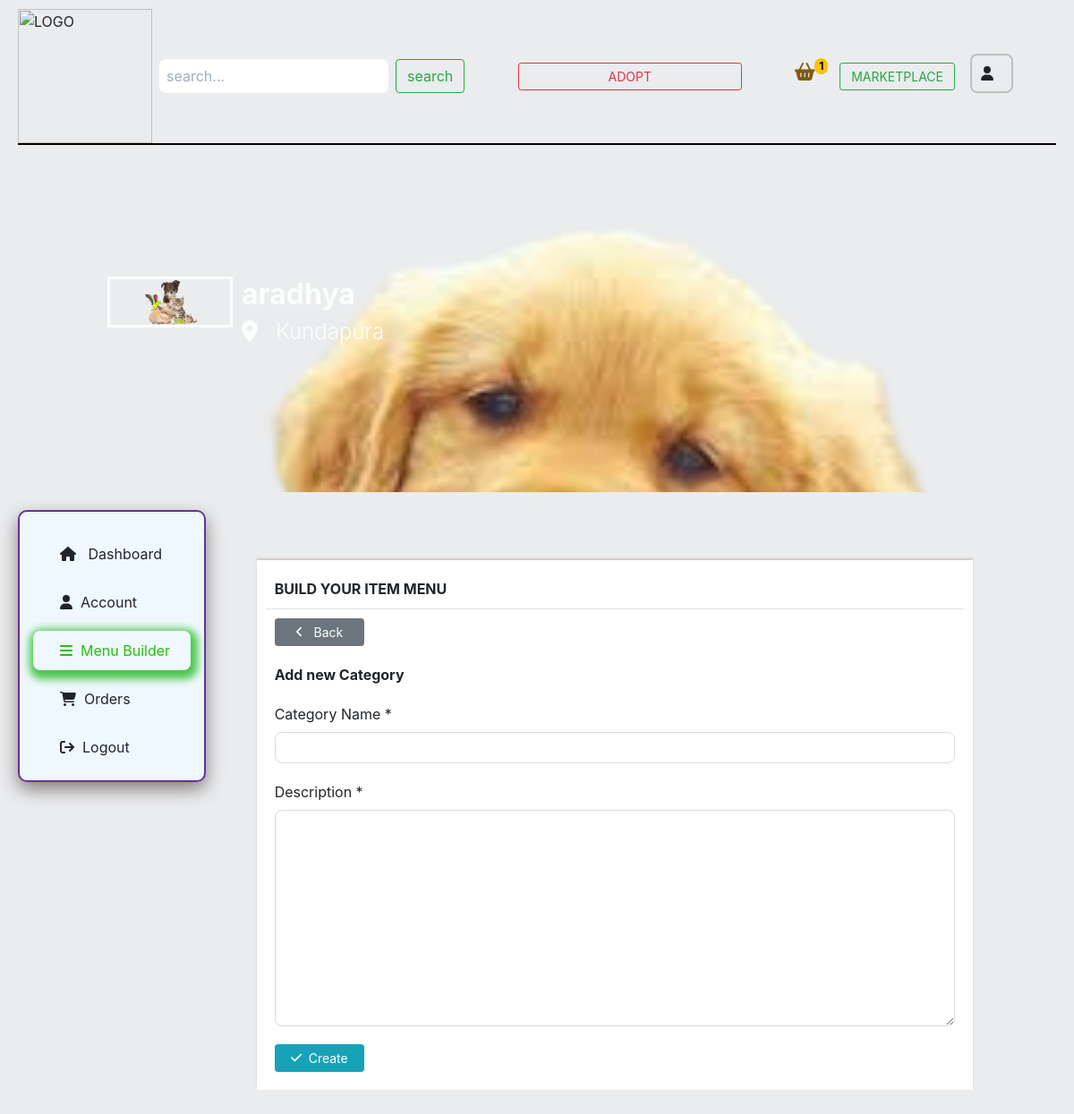
The page /accounts/vendor/menu_builder/category/add/ (signed in) on the database its author committed.
### vendor/models.py (models this page shows, shortened)
class Vendor(models.Model):
    user = models.OneToOneField(User, related_name='user', on_delete=models.CASCADE)
    user_profile = models.OneToOneField(UserProfile, related_name='user_profile', on_delete=models.CASCADE)
    vendor_name = models.CharField(max_length=50)
    vendor_licence = models.ImageField(upload_to= 'vendor/licence')
    vendor_slug = models.SlugField(max_length=100,unique=True)
    is_approved = models.BooleanField(default=False)
    created_date = models.DateTimeField(auto_now_add=True)
    modified_at = models.DateTimeField(auto_now=True)
    def __str__(self):
        return self.vendor_name

### accounts/models.py (models this page shows, shortened)
class UserProfile(models.Model):
    user = models.OneToOneField(User, on_delete=models.CASCADE, blank=True, null=True)
    profile_picture = models.ImageField(upload_to='media/users/profile_picture', blank=True, null=True)
    cover_photo = models.ImageField(upload_to='media/users/cover_photo', blank=True, null=True)
    address = models.CharField(max_length=250, blank=True, null=True)
    country = models.CharField(max_length=20, blank=True, null=True)
    state = models.CharField(max_length=20, blank=True, null=True)
    city = models.CharField(max_length=20, blank=True, null=True)
    pin_code = models.CharField(max_length=6, blank=True, null=True)
    latitude = models.CharField(max_length=20, blank=True, null=True)
    longitude = models.CharField(max_length=6, blank=True, null=True)
    created_at = models.DateTimeField(auto_now_add=True)
    modified_at = models.DateTimeField(auto_now=True)

### vendor/views.py (the view)
# urls.py: path('menu_builder/category/add/',views.add_category,name='add_category'),
@login_required(login_url='login')
@user_passes_test(check_role_for_vendor)
def add_category(request):
    if request.method == 'POST':
        form = CategoryForm(request.POST)
        if form.is_valid():
            category_name = form.cleaned_data['category_name']
            category = form.save(commit=False)
            category.vendor = get_vendor(request)
            category.save()  # here the category id will be generated
            category.slug = slugify(category_name) + '-' + str(category.id)  # chicken-15
            category.save()
            messages.success(request, 'Category Added successfully'.title())
            return redirect('menu_builder')
        else:
            print(form.errors)
    else:
        form = CategoryForm()
    context = {
        'form': form,
    }
    return render(request,'accounts/vendor/add_category.html',context)

### menu/forms.py
class CategoryForm(forms.ModelForm):
    class Meta:
        model = Category
        fields = ['category_name','description']

### accounts/context_processors.py (called while the page is built)
def get_vendor(request):
    try:
        vendor = Vendor.objects.get(user=request.user)
    except:
        vendor =None
    return dict(vendor=vendor)

def get_user_profile(request):
    try:
        user_profile = UserProfile.objects.get(user= request.user)
    except:
        user_profile = None
    return dict(user_profile=user_profile)

def get_google_api(request):
    return {'GOOGLE_API_KEY': settings.GOOGLE_API_KEY}

def get_paypal_clint_id(request):
    return{'PAYPAL_CLINT_ID':settings.PAYPAL_CLINT_ID}

### marketplace/context_processors.py (called while the page is built)
def get_cart_counter(request):
    cart_count = 0
    if request.user.is_authenticated:
        try:
            cart_items = Cart.objects.filter(user=request.user)
            if cart_items:
                for cart_item in cart_items:
                    cart_count += cart_item.quantity
            else:
                cart_count = 0
        except:
            cart_count = 0
    return dict(cart_count=cart_count)

### orders/request_object.py (called while the page is built)
def RequestObjectMiddleware(get_response):
    def middleware(request):
        models.request_object = request
        response = get_response(request)
        return response
    return middleware

### vendor/views.py (called while the page is built)
def check_role_for_vendor(user):
    if user.role == 1:
        return True
    else:
        raise PermissionDenied

### templates/accounts/vendor/add_category.html (shortened to what this page needs)
{% extends 'accounts/base.html'%} {% block content %}
{% include 'include/cover.html'%} {%include 'include/v_side_menu.html'%}
<div class="menu-card">
    <div class="menu_builder_titles">
        <strong class="text-uppercase">build your item menu</strong>
    </div>
    <div class="back_btn">
        <button class="btn btn-secondary btn-sm" onclick="history.back()"><i class="fa fa-angle-left" aria-hidden="true"></i> &nbsp; Back</button>
    </div>
    <div class="add_category_title">
        <strong> Add new Category</strong>
    </div>
    <div class="add_item_form">
        <form action="" method="post">
            <div class="category_form">
                <div class="cat-name">
                    <label>Category Name *</label> {{form.category_name}}
                </div>
                <div class="cat-description">
                    <label>Description *</label> {{form.description}}
                </div>
            </div>
            <div class="back_btn">
                <button type="submit" class="btn btn-sm btn-info" style="color: white;"><i class="	fa fa-check"
                    aria-hidden="true"></i>&nbsp; Create
                </button>
            </div>
        </form>
    </div>
</div>
{%endblock%}

### templates/include/cover.html (shortened to what this page needs)
<!DOCTYPE html>
<html lang="en">
{%load static%}
<head>
</head>
<body>
    {% if vendor.user_profile.cover_photo %}
    <div class="cover_photo" style=" padding-top: 44px; padding-bottom: 176px; margin-bottom: 0px; background: url({{vendor.user_profile.cover_photo.url}}) no-repeat scroll 0 0 / cover; height: 10cm; ;">
        {% else %}
        <div class="page-section restaurant-detail-image-section" style=" background: url({% static 'img/bg-image2.jpg' %})  no-repeat scroll 0 0 / cover; height: 10cm; ">
            {% endif %}
            <div class="cover_content">
                <figure>
                    {% if vendor.user_profile.profile_picture %}
                    <div id="profile_photo" style="border: 3px solid white;">
                        <img id="profile" src="{{vendor.user_profile.profile_picture.url}}" alt="...">
                    </div>
                    {% else %}
                    <div id="profile_photo" style="border: 3px solid white;">
                        <img id="profile" src="{% static 'img/default-profile.PNG' %}" class="img-thumbnail" alt="..." style="z-index: 1; opacity: 1;">
                    </div>
                    {% endif %}
                </figure>
                <div class="vendor_info" style="color: white;">
                    <strong>{{vendor}}</strong>
                    <small>
                        <i class="fa fa-location-dot"></i>  &nbsp; {{ vendor.user_profile.address }}
                    </small>
                </div>
            </div>
        </div>
</body>
</html>

### templates/accounts/base.html (style rules this page uses)
* { box-sizing: border-box; padding: 0; margin: 0; }
body { background-color: rgba(231, 234, 236, 0.868); }
.btn-sm { --bs-btn-padding-y: 0.25rem; width: 100%; }

### templates/accounts/vendor/add_category.html (style rules this page uses)
.menu-card { width: 800px; float: right; margin: 2cm 3cm 2cm 0px; background-color: white; padding: 10px; box-shadow: 0px -2px 2px rgb(205, 200, 200); }
.category_form { display: flex; flex-direction: column; }
.menu_builder_titles { padding: 10px; border-bottom: 1px solid rgb(228, 225, 225); }
.back_btn, .add_category_title { padding: 10px; }
.back_btn button { width: 100px; }
.cat-name, .cat-description { display: flex; flex-direction: column; padding: 10px; }
.cat-name input { outline: none; height: 35px; border-radius: 8px; padding-left: 10px; border: 1px solid gainsboro; }
.cat-description textarea { outline: none; border-radius: 8px; padding-left: 10px; border: 1px solid gainsboro; }

### templates/include/cover.html (style rules this page uses)
.cover_photo { position: relative; z-index: -1; opacity: 0.9; height: 300px; }
#profile_photo img { position: relative; display: inline; z-index: 1; }
#profile_photo { width: 140px; }
.cover_content { top: 30%; left: 10%; position: absolute; align-items: center; display: flex; }
.cover_content .vendor_info { margin-top: 20px; margin-left: 10px; display: flex; flex-direction: column; }
.cover_content .vendor_info strong { font-size: 2rem; font-weight: bold; }
.cover_content .vendor_info small { font-size: 1.5rem; font-weight: 300; }

### rows shown on the page
Vendor: user_profile.cover_photo (picture), user_profile.profile_picture (picture), user_profile.address "Kundapura"

### other values the page prints
{{ cart_count }} "1"
